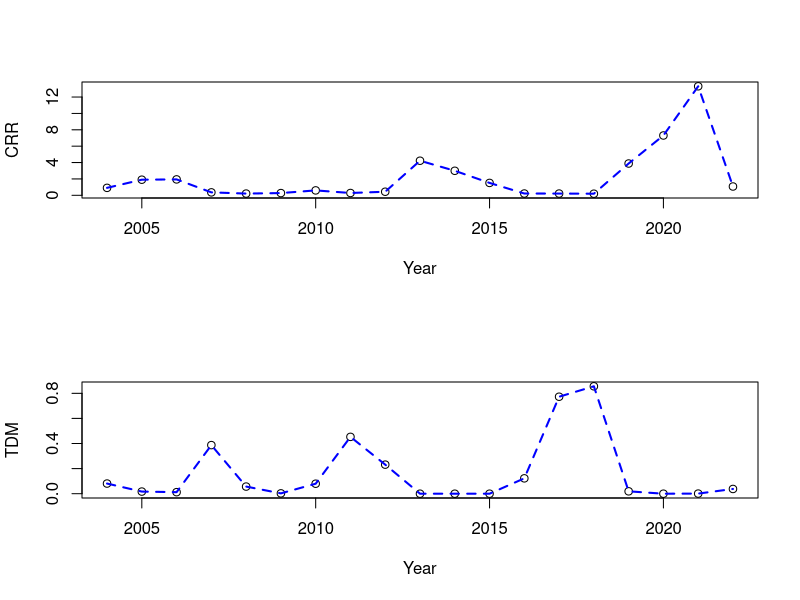
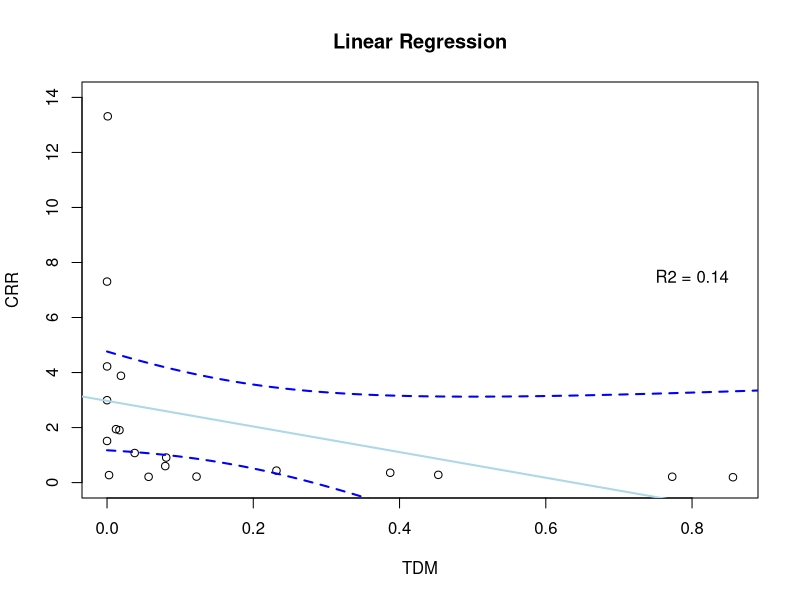
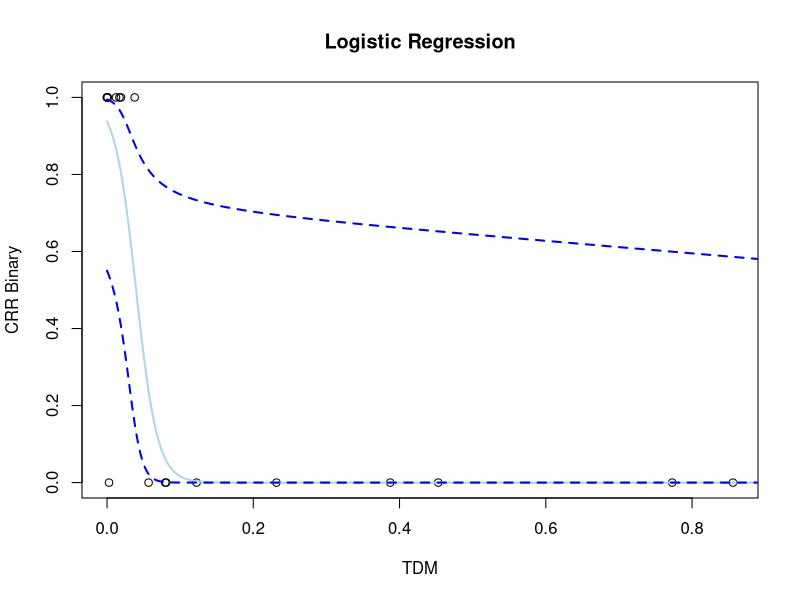

The R script that drew these images, in order:

# set working directory and load data
setwd("/Volumes/MD_Working/Models/Cohort_Replacement")

Dat<- read.csv("Escapment_1970_2022_GrandTab.csv", header=T, stringsAsFactors=F)
YrUseIdx = which(Dat$Year >= 2001) # reduce to years provided by USFWS report
Dat = Dat[YrUseIdx,]

# Calculate adjusted model by hatchery numbers and age. CRR is for age 3.
CRR_Adjust = matrix(NA,nrow =length(Dat$Year)-3, ncol = 4)
for (i in 4:length(Dat$Year)){
  CRR_Adjust[i-3,2] =  ((Dat$Escapment[i]-(Dat$Hatchery_Origin[i]*Dat$Percent_Age3_Hatchery[i]))*Dat$Percent_Age3_or_More_Natrual[i])/((Dat$Escapment[i-3]-(Dat$Hatchery_Origin[i-3]*Dat$Percent_Age3_Hatchery[i-3]))*Dat$Percent_Age3_or_More_Natrual[i-3])
  CRR_Adjust[i-3,1] =  Dat$Year[i]
  if(CRR_Adjust[i-3,2] < 1)
  {
    CRR_Adjust[i-3,3] =  0
  }else
  {
    CRR_Adjust[i-3,3] =  1 
    }
}

# Link TDM to Year
Dat_TDM<- read.csv("CRR_TDM_Table_4_1_24.csv", header=T, stringsAsFactors=F)
for (i in 1:length(CRR_Adjust[,1])){
  TDMIdx = which(Dat_TDM$CRR_Year == CRR_Adjust[i,1])
  CRR_Adjust[i,4] = Dat_TDM$TDM[TDMIdx]
}
colnames(CRR_Adjust) <- c('CRR_Year','CRR', 'CRR_Binary', 'TDM') 
CRR_Adjust= as.data.frame(CRR_Adjust)
write.csv(CRR_Adjust, "Cohort_Replacement_Table_4_11_24.csv", row.names=F)

# Calculate non-adjusted model by hatchery numbers and age
Dat<- read.csv("Escapment_1970_2022_GrandTab.csv", header=T, stringsAsFactors=F)
YrUseIdx = which(Dat$Year >= 1990) # reduce to years provided by USFWS report 
Dat = Dat[YrUseIdx,]

CRR_No_Adjust = matrix(NA,nrow =length(Dat$Year)-3, ncol = 4)
for (i in 4:length(Dat$Year)){
  
  CRR_No_Adjust[i-3,2] =  Dat$Escapment[i]/Dat$Escapment[i-3]
  CRR_No_Adjust[i-3,1] =  Dat$Year[i]
  if(CRR_No_Adjust[i-3,2] < 1)
  {
    CRR_No_Adjust[i-3,3] =  0
  }else
  {
    CRR_No_Adjust[i-3,3] =  1 
  }
}

# Link TDM to Year
Dat_TDM<- read.csv("CRR_TDM_Table_4_1_24.csv", header=T, stringsAsFactors=F)
for (i in 1:length(CRR_No_Adjust[,1])){
  TDMIdx = which(Dat_TDM$CRR_Year == CRR_No_Adjust[i,1])
  CRR_No_Adjust[i,4] = Dat_TDM$TDM[TDMIdx]
}
colnames(CRR_No_Adjust) <- c('CRR_Year','CRR', 'CRR_Binary', 'TDM') 
CRR_No_Adjust= as.data.frame(CRR_No_Adjust)
write.csv(CRR_No_Adjust, "Cohort_Replacement_Table_4_1_24.csv", row.names=F)


# Some quick plots
# plot time series of CRR and TDM
png("CRR_TDM_Raw_Hatchery_Age_Adjusted.png", height=4000, width=2000, units="px", res=300)
par(mfrow = c(2, 1))
plot(CRR_Adjust$CRR_Year , CRR_Adjust$CRR, data=CRR_Adjust, xlab="Year", ylab="CRR", main="", xlim=c(2004,2022))
lines(CRR_Adjust$CRR_Year , CRR_Adjust$CRR, col="blue", lty=2, lwd=2)
plot(CRR_Adjust$CRR_Year , CRR_Adjust$TDM, data=CRR_Adjust, xlab="Year", ylab="TDM", main="", xlim=c(2004,2022))
lines(CRR_Adjust$CRR_Year , CRR_Adjust$TDM, col="blue", lty=2, lwd=2)
dev.off()


# build linear model of CRR and TDM
linear_model = lm(CRR~TDM, data = CRR_Adjust)
Predicted_data <- data.frame(TDM=seq(0, 1,len=500))
preds = predict(linear_model, newdata = Predicted_data, type = "response", se.fit = TRUE)
conf_interval <- predict(linear_model, newdata=Predicted_data, interval="confidence", level = 0.95)
summary(linear_model)$r.squared 

# plot linear model
png("Linear_Model_Hatchery_Age_Adjusted.png", height=2000, width=2000, units="px", res=300)
plot(CRR_Adjust$TDM, CRR_Adjust$CRR, xlab="TDM", ylab="CRR", main="Linear Regression", ylim =c(0,14))
abline(linear_model, col="lightblue",lwd=2)
lines(t(Predicted_data), conf_interval[,2], col="blue", lty=2, lwd=2)
lines(t(Predicted_data), conf_interval[,3], col="blue", lty=2, lwd=2)
text(.8, 7.5, paste0("R2 = ", round(summary(linear_model)$r.squared,2)))
dev.off()


# create logistic regression model
logistic_model <- glm(CRR_Binary ~ TDM, data=CRR_Adjust, family=binomial)
preds = predict(logistic_model, newdata = Predicted_data, type = "link", se.fit = TRUE)
Predicted_data$CRR_Binary = predict(logistic_model, Predicted_data, type="response")
# estimate confidence interval
critval <- 1.96
upr <- preds$fit + (critval * preds$se.fit)
lwr <- preds$fit - (critval * preds$se.fit)
fit <- preds$fit
fit2 <- logistic_model$family$linkinv(fit)
upr2 <- logistic_model$family$linkinv(upr)
lwr2 <- logistic_model$family$linkinv(lwr)

# Plot Predicted data and original data points
png("Logistic_Model_Hatchery_Age_Adjusted.png", height=2000, width=2000, units="px", res=300)
plot(CRR_Binary ~ TDM, data=CRR_Adjust, xlab="TDM", ylab="CRR Binary", main="Logistic Regression")
lines(fit2 ~ TDM, Predicted_data, lwd=2, col="lightblue")
lines(upr2 ~ TDM, Predicted_data, lwd=2, col="blue", lty=2)
lines(lwr2 ~ TDM, Predicted_data, lwd=2, col="blue", lty=2)
dev.off()
